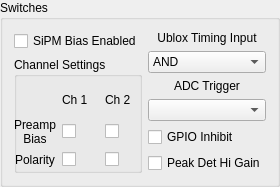
    <widget class="QGroupBox" name="groupBox_3">
     <property name="minimumSize">
      <size>
       <width>0</width>
       <height>0</height>
      </size>
     </property>
     <property name="title">
      <string>Switches</string>
     </property>
     <layout class="QGridLayout" name="gridLayout_4">
      <item row="0" column="0">
       <widget class="QCheckBox" name="biasEnCheckBox">
        <property name="font">
         <font>
          <pointsize>9</pointsize>
         </font>
        </property>
        <property name="text">
         <string>SiPM Bias Enabled</string>
        </property>
       </widget>
      </item>
      <item row="0" column="1" rowspan="2">
       <layout class="QVBoxLayout" name="verticalLayout_2">
        <item>
         <widget class="QLabel" name="label_17">
          <property name="font">
           <font>
            <pointsize>9</pointsize>
           </font>
          </property>
          <property name="text">
           <string>Ublox Timing Input</string>
          </property>
          <property name="alignment">
           <set>Qt::AlignBottom|Qt::AlignHCenter</set>
          </property>
         </widget>
        </item>
        <item>
         <widget class="QComboBox" name="timingSelectionComboBox">
          <property name="font">
           <font>
            <pointsize>9</pointsize>
           </font>
          </property>
          <item>
           <property name="text">
            <string>AND</string>
           </property>
          </item>
          <item>
           <property name="text">
            <string>XOR</string>
           </property>
          </item>
          <item>
           <property name="text">
            <string>Discr1</string>
           </property>
          </item>
          <item>
           <property name="text">
            <string>Discr2</string>
           </property>
          </item>
          <item>
           <property name="text">
            <string>In4</string>
           </property>
          </item>
          <item>
           <property name="text">
            <string>In5</string>
           </property>
          </item>
          <item>
           <property name="text">
            <string>In6</string>
           </property>
          </item>
          <item>
           <property name="text">
            <string>In7</string>
           </property>
          </item>
         </widget>
        </item>
       </layout>
      </item>
      <item row="1" column="0" rowspan="4">
       <widget class="QGroupBox" name="groupBox_4">
        <property name="minimumSize">
         <size>
          <width>0</width>
          <height>0</height>
         </size>
        </property>
        <property name="maximumSize">
         <size>
          <width>16777215</width>
          <height>200</height>
         </size>
        </property>
        <property name="font">
         <font>
          <pointsize>9</pointsize>
          <weight>50</weight>
          <bold>false</bold>
         </font>
        </property>
        <property name="title">
         <string>Channel Settings</string>
        </property>
        <widget class="QWidget" name="layoutWidget">
         <property name="geometry">
          <rect>
           <x>0</x>
           <y>30</y>
           <width>127</width>
           <height>80</height>
          </rect>
         </property>
         <layout class="QGridLayout" name="gridLayout_3">
          <item row="0" column="1">
           <widget class="QLabel" name="label_31">
            <property name="font">
             <font>
              <pointsize>9</pointsize>
             </font>
            </property>
            <property name="text">
             <string>Ch 1</string>
            </property>
           </widget>
          </item>
          <item row="0" column="2">
           <widget class="QLabel" name="label_32">
            <property name="font">
             <font>
              <pointsize>9</pointsize>
             </font>
            </property>
            <property name="text">
             <string>Ch 2</string>
            </property>
           </widget>
          </item>
          <item row="1" column="0">
           <widget class="QLabel" name="label_33">
            <property name="font">
             <font>
              <pointsize>9</pointsize>
             </font>
            </property>
            <property name="text">
             <string>Preamp
Bias</string>
            </property>
            <property name="alignment">
             <set>Qt::AlignCenter</set>
            </property>
            <property name="wordWrap">
             <bool>false</bool>
            </property>
           </widget>
          </item>
          <item row="1" column="1">
           <widget class="QCheckBox" name="preamp1EnCheckBox">
            <property name="layoutDirection">
             <enum>Qt::LeftToRight</enum>
            </property>
            <property name="autoFillBackground">
             <bool>false</bool>
            </property>
            <property name="text">
             <string/>
            </property>
            <property name="checked">
             <bool>false</bool>
            </property>
           </widget>
          </item>
          <item row="1" column="2">
           <widget class="QCheckBox" name="preamp2EnCheckBox">
            <property name="text">
             <string/>
            </property>
           </widget>
          </item>
          <item row="2" column="0">
           <widget class="QLabel" name="label_34">
            <property name="font">
             <font>
              <pointsize>9</pointsize>
             </font>
            </property>
            <property name="text">
             <string>Polarity</string>
            </property>
            <property name="alignment">
             <set>Qt::AlignCenter</set>
            </property>
            <property name="wordWrap">
             <bool>false</bool>
            </property>
           </widget>
          </item>
          <item row="2" column="1">
           <widget class="QCheckBox" name="pol1CheckBox">
            <property name="sizePolicy">
             <sizepolicy hsizetype="Minimum" vsizetype="Fixed">
              <horstretch>0</horstretch>
              <verstretch>0</verstretch>
             </sizepolicy>
            </property>
            <property name="layoutDirection">
             <enum>Qt::LeftToRight</enum>
            </property>
            <property name="text">
             <string/>
            </property>
           </widget>
          </item>
          <item row="2" column="2">
           <widget class="QCheckBox" name="pol2CheckBox">
            <property name="enabled">
             <bool>true</bool>
            </property>
            <property name="text">
             <string/>
            </property>
            <property name="checked">
             <bool>false</bool>
            </property>
            <property name="tristate">
             <bool>false</bool>
            </property>
           </widget>
          </item>
         </layout>
        </widget>
       </widget>
      </item>
      <item row="2" column="1">
       <layout class="QVBoxLayout" name="verticalLayout_3">
        <item>
         <widget class="QLabel" name="label_18">
          <property name="font">
           <font>
            <pointsize>9</pointsize>
           </font>
          </property>
          <property name="text">
           <string>ADC Trigger</string>
          </property>
          <property name="alignment">
           <set>Qt::AlignBottom|Qt::AlignHCenter</set>
          </property>
         </widget>
        </item>
        <item>
         <widget class="QComboBox" name="adcTriggerSelectionComboBox">
          <property name="font">
           <font>
            <pointsize>9</pointsize>
           </font>
          </property>
         </widget>
        </item>
       </layout>
      </item>
      <item row="3" column="1">
       <widget class="QCheckBox" name="gpioInhibitCheckBox">
        <property name="text">
         <string>GPIO Inhibit</string>
        </property>
       </widget>
      </item>
      <item row="4" column="1">
       <widget class="QCheckBox" name="hiGainCheckBox">
        <property name="font">
         <font>
          <pointsize>9</pointsize>
         </font>
        </property>
        <property name="text">
         <string>Peak Det Hi Gain</string>
        </property>
       </widget>
      </item>
     </layout>
    </widget>
